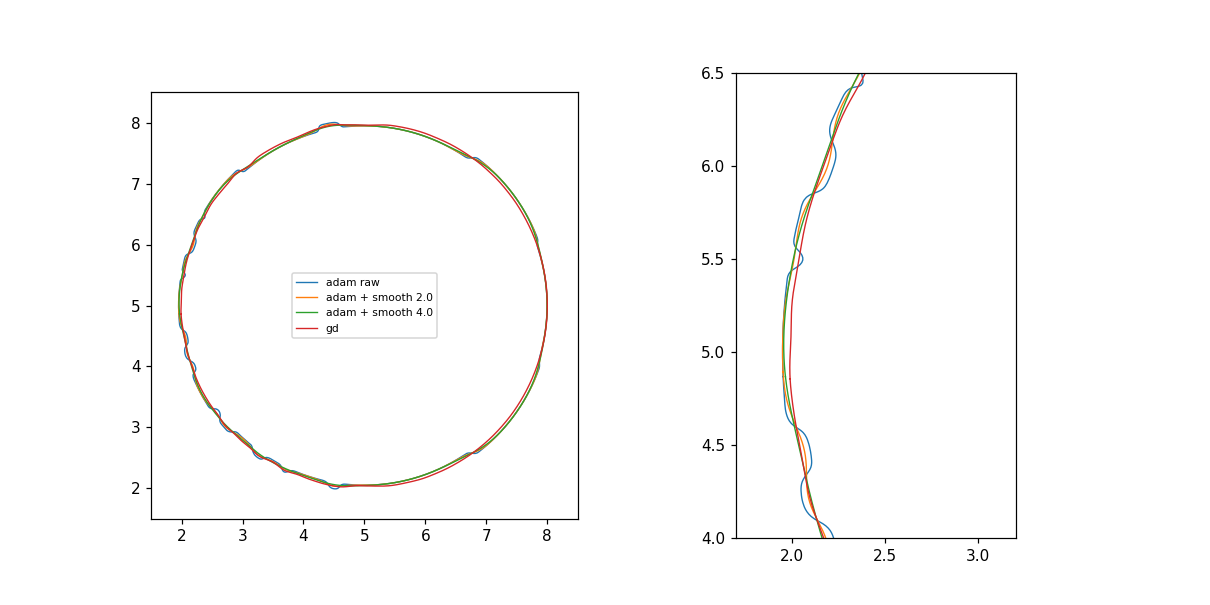

Reproduce this figure in Python.
"""Adam's first step (optc S1 adam, recomputed from its first moment) with the normalised
direction re-smoothed at sigma 2 and 4 knots; build_mesh + zero sets + curvature proxy."""
import dataclasses, sys
import numpy as np
import jax.numpy as jnp
sys.path.insert(0, "examples/mesh")
from examples.mesh import optimize as O
from jax_dsmc.mesh import cut
from jax_dsmc.mesh import levelset as L
import matplotlib; matplotlib.use("Agg"); import matplotlib.pyplot as plt

cfg = O.default_config(); cfg.update(levelset_h=0.0625, levelset_samples=16)
grid, ls0 = O.initial_levelset(cfg)
lo, hi = np.asarray(grid.lo), np.asarray(grid.hi)
area0 = float(L.body_volume(ls0, lo, hi, 4))
R = "examples/mesh/results/optimize/circle_coarse_S1_adam"
g_s = np.load(f"{R}/adam_state.npz")["m"] / 0.1   # the smoothed, banded direction fed to Adam
zero = np.zeros_like(g_s)
d_raw, _ = O.adam_direction(g_s, (zero, zero), 0, 0.9, 0.999)
fig, ax = plt.subplots(1, 2, figsize=(11, 5.5))
for name, d in [("adam raw", d_raw)] + [(f"adam + smooth {s}", O.smoothed_direction(d_raw, ls0, s, 1.0 + ls0.h)) for s in (2.0, 4.0)] + [("gd", g_s)]:
    eta = 0.05 / np.abs(d).max()
    new, _ = O.project_area(L.reinitialise(dataclasses.replace(ls0, coef=ls0.coef - eta * jnp.asarray(d))), area0, lo, hi)
    np.save(f"scratch/mesh/adam1_{name.replace(' ', '_').replace('+', '')}.npy", np.asarray(new.coef))
    th = np.linspace(0, 2 * np.pi, 4000, endpoint=False)
    # radial displacement of the zero set along rays from the centre
    rr = []
    for t in th[::10]:
        s = np.linspace(2.5, 3.5, 2001); p = jnp.asarray(np.stack([5 + s * np.cos(t), 5 + s * np.sin(t)], 1))
        f = np.asarray(L.value(new, p)); i = np.nonzero(np.diff(np.sign(f)))[0]
        rr.append(s[i[0]] if i.size else np.nan)
    rr = np.array(rr)
    ok = "ok"
    try:
        cut.build_mesh(new, dataclasses.replace(grid, volume=jnp.zeros(0)), radius=1)
    except ValueError as e:
        ok = str(e)[:50]
    print(f"{name:20s} max|dr| {np.nanmax(np.abs(rr - 3)):.3f}  max|d2r/dth2|*... roughness {np.nanmax(np.abs(np.diff(rr, 2))) / (th[10] ** 2):.1f}  build {ok}")
    for j, seg in enumerate(O.surface_polyline(new, lo, hi, 800)):
        for a in ax: a.plot(seg[:, 0], seg[:, 1], lw=0.9, label=name if j == 0 else None)
ax[0].set_xlim(1.5, 8.5); ax[0].set_ylim(1.5, 8.5); ax[1].set_xlim(1.7, 3.2); ax[1].set_ylim(4, 6.5)
for a in ax: a.set_aspect("equal")
ax[0].legend(fontsize=7); fig.savefig("scratch/mesh/probe_adam_smooth.png", dpi=110)
